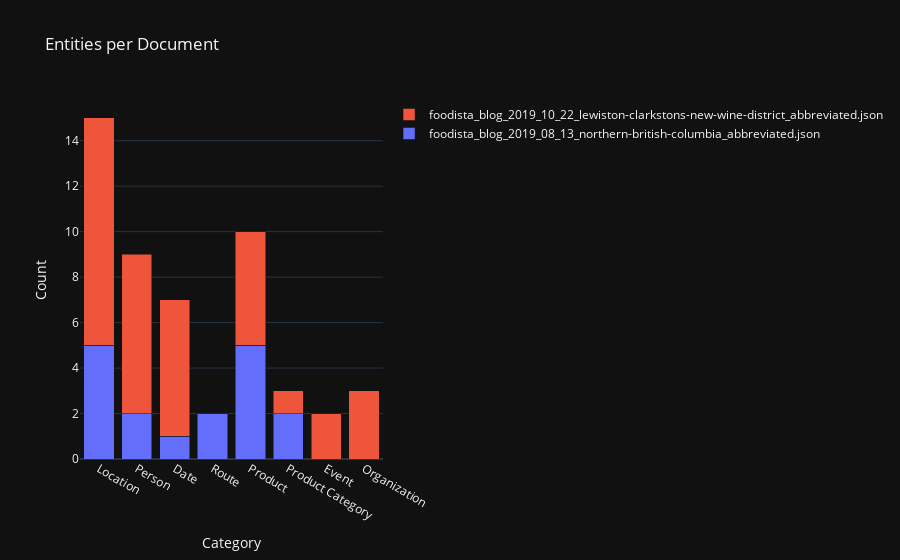

The cell this chart's notebook holds for it:
### Markdown cell above
We can also use a library like plotly to render the results as a chart.

### Code cell
df_transposed = df.transpose()

fig_data = []
for document in df_transposed.columns:
    fig_data.append(go.Bar(name=document, x=df_transposed.index, y=df_transposed[document]))

layout = go.Layout(
    title='Entities per Document',
    xaxis_title='Category',
    yaxis_title='Count',
    barmode='stack'  # Stack bars on top of each other
)

fig = go.Figure(data=fig_data, layout=layout)

fig.show()

### Figure 1 — Plotly figure (JSON) as saved in the notebook; plotly's stock layout.template omitted (floating-point values rounded to 4 significant figures)
{"data": [{"name": "foodista_blog_2019_08_13_northern-british-columbia_abbreviated.json", "x": ["Location", "Person", "Date", "Route", "Product", "Product Category", "Event", "Organization"], "y": [5.0, 2.0, 1.0, 2.0, 5.0, 2.0, null, null], "type": "bar"}, {"name": "foodista_blog_2019_10_22_lewiston-clarkstons-new-wine-district_abbreviated.json", "x": ["Location", "Person", "Date", "Route", "Product", "Product Category", "Event", "Organization"], "y": [10.0, 7.0, 6.0, null, 5.0, 1.0, 2.0, 3.0], "type": "bar"}], "layout": {"barmode": "stack", "title": {"text": "Entities per Document"}, "xaxis": {"title": {"text": "Category"}}, "yaxis": {"title": {"text": "Count"}}}}
